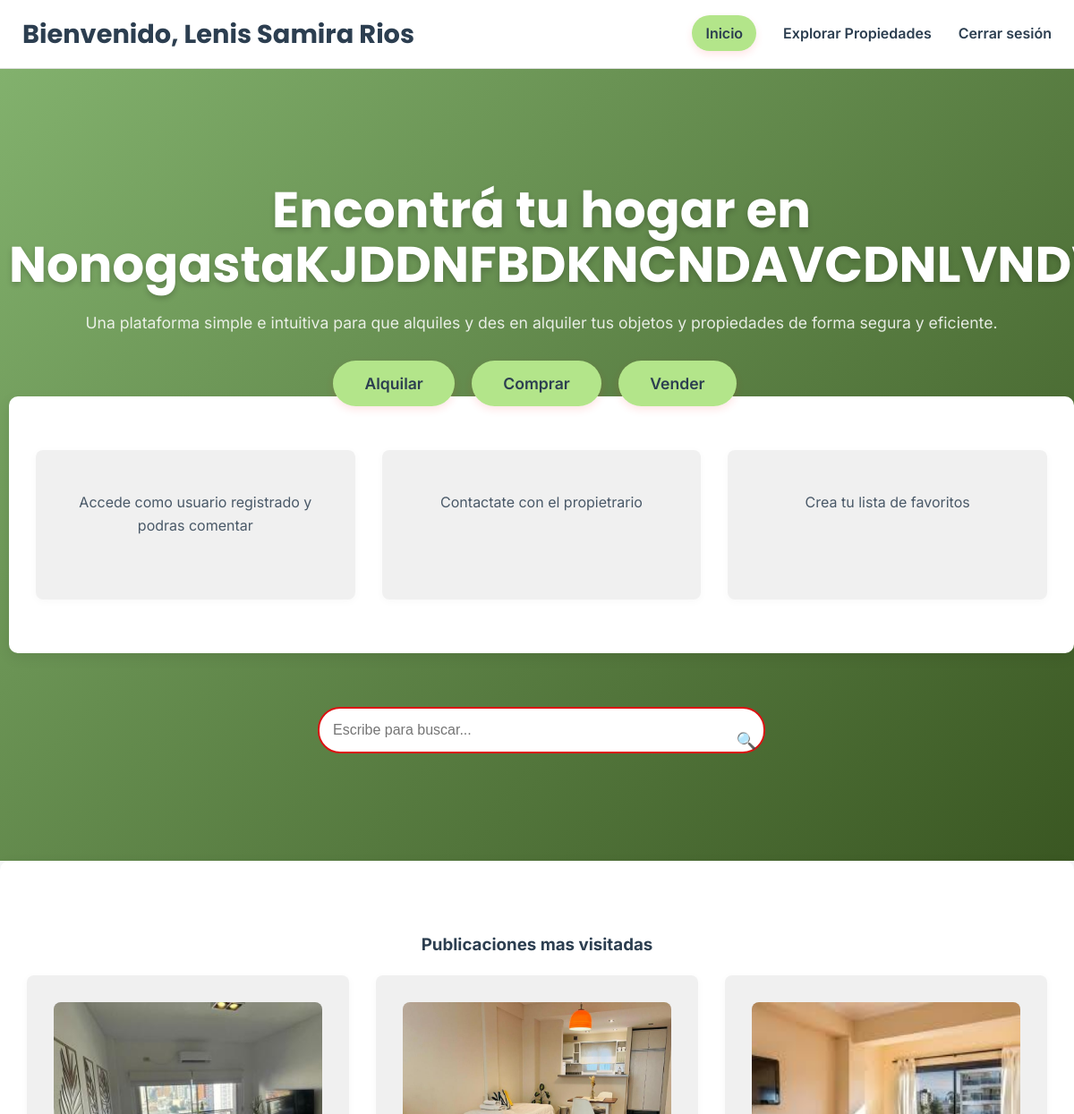
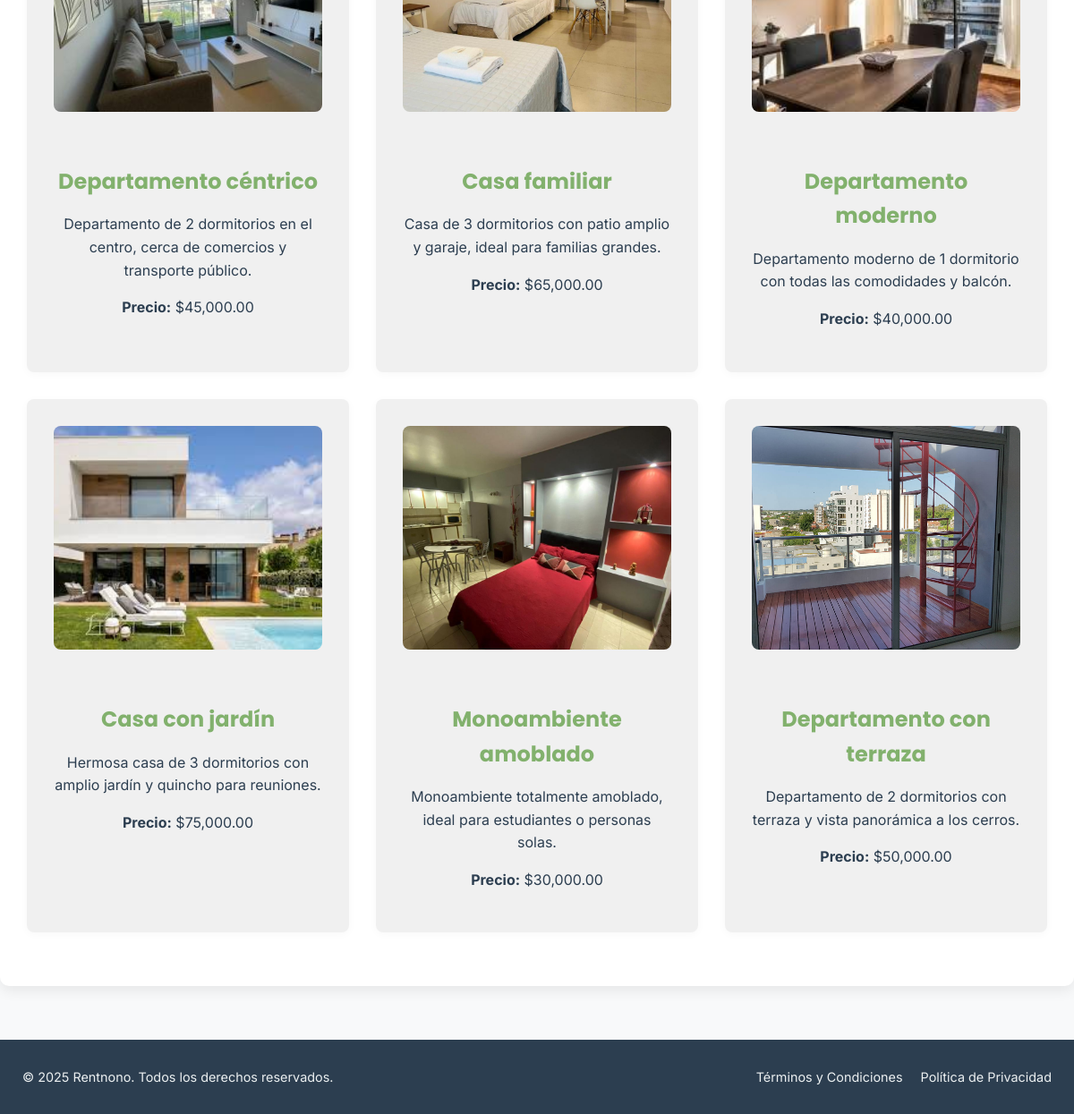
The app's page /RentNono/usuario_visitante/ixusuario.php (signed in) with its own data (2 pictures, top to bottom).
### tables this page shows
CREATE TABLE `propiedades` (
  `id` int(11) NOT NULL,
  `titulo` varchar(100) NOT NULL,
  `descripcion` text DEFAULT NULL,
  `precio` decimal(12,2) NOT NULL,
  `tipo` enum('casa','departamento','local comercial','terreno o lote','galpon','camping') NOT NULL,
  `operacion` enum('alquiler','venta') NOT NULL,
  `superficie` int(11) DEFAULT NULL,
  `ambientes` int(11) DEFAULT NULL,
  `dormitorios` int(11) DEFAULT NULL,
  `sanitarios` int(11) DEFAULT NULL,
  `garaje` tinyint(1) DEFAULT 0,
  `estado` enum('a estrenar','usado','en construcción') NOT NULL DEFAULT 'a estrenar',
  `ubicacion` varchar(255) DEFAULT NULL,
  `direccion` varchar(255) DEFAULT NULL,
  `disponibilidad` enum('disponible','reservado') DEFAULT 'disponible',
  `imagen` varchar(255) DEFAULT NULL,
  `fecha_publicacion` timestamp NOT NULL DEFAULT current_timestamp(),
  `id_usuario` int(11) DEFAULT NULL
);

### RentNono/database/publicaciones.php (called while the page is built, shortened)
<?php
include("conexion.php");
try {
    $sql = "SELECT * FROM propiedades WHERE 1=1";
    $params = [];
    $stmt = $conn->prepare($sql);
    $stmt->execute($params);
    $publicaciones = $stmt->fetchAll(PDO::FETCH_ASSOC);
} catch (PDOException $e) {
    error_log("Error al obtener publicaciones: " . $e->getMessage());
    $publicaciones = [];
}
?>

### RentNono/usuario_visitante/ixusuario.php (the view, shortened to what this page needs)
<?php
    include("../database/publicaciones.php");
?>
<!DOCTYPE html>
<html lang="es">
<head>
    <link rel="stylesheet" href="../estilos/estilo.css">
    <link rel="stylesheet" href="../estilos/publicaciones.css">
    <link rel="stylesheet" href="https://cdnjs.cloudflare.com/ajax/libs/font-awesome/6.5.0/css/all.min.css">
</head>
<body>
    <header class="main-header">
        <div class="container header-content">
            <h1 class="site-logo">
                <?php if(isset($_SESSION['nombre'])): ?>
                    <a href="ixusuario.php">Bienvenido, <?php echo htmlspecialchars($_SESSION['nombre']); ?></a>
                <?php else: ?>
                    <a href="ixusuario.php">RentNono</a>
                <?php endif; ?>
            </h1>
            <nav class="main-nav">
                <ul>
                    <li><b href="#" class="btn-primary-small" href="ixusuario.php">Inicio</b></li>
                    <li><a href="erusuario.php">Explorar Propiedades</a></li>
                    <?php if(isset($_SESSION['nombre'])): ?>
                        <li><a href="../database/logout.php">Cerrar sesión</a></li>
                    <?php else: ?>
                        <a id="abrirLogin" class="btn-iniciar-sesion">Iniciar sesión</a>
                    <?php endif; ?>
            </nav>
        </div>
    </header>
    <main>
        <section class="hero-section">
            <div class="hero-text-content">
                <h2>Encontrá tu hogar
                    en NonogastaKJDDNFBDKNCNDAVCDNLVNDVC</h2>
                <p>Una plataforma simple e intuitiva para que alquiles y des en alquiler tus objetos y propiedades de
                    forma segura y eficiente.</p>
                <a href="#" class="btn-primary-large">Alquilar</a>
                <a href="#" class="btn-primary-large">Comprar</a>
                <a href="#" class="btn-primary-large">Vender</a>
                <section class="features-section container">
                    <div class="features-grid">
                        <div class="feature-item">
                            <p>Accede como usuario registrado y podras comentar</p>
                        </div>
                        <div class="feature-item">
                            <p>Contactate con el propietrario</p>
                        </div>
                        <div class="feature-item">
                            <p>Crea tu lista de favoritos</p>
                        </div>
                    </div>
                </section>
            </div>
            <div class="search-box">
                <input list="opciones" type="text" id="buscar" placeholder="Escribe para buscar...">
                <button type="button" class="icon" id="btnBuscar">🔍</button>
            </div>
        </section>
        <section class="features-section container">
            <h3>Publicaciones mas visitadas</h3>
            <div class="features-grid">
                <?php if (count($publicaciones) > 0): ?>
                    <?php foreach ($publicaciones as $pub): ?>
                        <div class="feature-item">
                            <img src="../media/publicaciones/<?php echo htmlspecialchars($pub['imagen']); ?>" alt="Imagen de <?php echo htmlspecialchars($pub['titulo']); ?>">
                            <h4><?php echo htmlspecialchars($pub['titulo']); ?></h4>
                            <p><?php echo htmlspecialchars($pub['descripcion']); ?></p>
                            <p><strong>Precio:</strong> $<?php echo number_format($pub['precio'], 2); ?></p>
                        </div>
                    <?php endforeach; ?>
                <?php else: ?>
                    <p>No hay publicaciones disponibles.</p>
                <?php endif; ?>
            </div>
        </section>
    </main>
    <footer class="main-footer">
        <div class="container footer-content">
            <p>&copy; 2025 Rentnono. Todos los derechos reservados.</p>
            <ul class="footer-links">
                <li><a href="#">Términos y Condiciones</a></li>
                <li><a href="#">Política de Privacidad</a></li>
            </ul>
        </div>
    </footer>
</body>
</html>

### RentNono/estilos/estilo.css (style rules this page uses)
:root { --primary-color: #82b16d; --secondary-color: #b3e58a; --dark-text-color: #2c3e50; --light-text-color: #ecf0f1; --white-bg: #ffffff; --light-gray-bg: #f8f9fa; --border-color: #e0e0e0; --font-heading: 'Poppins', sans-serif; --font-body: 'Inter', sans-serif; }
.search-box { position: relative; width: 500px; margin: 40px auto; }
.search-box input { width: 100%; padding: 15px 40px 15px 15px; font-size: 16px; border: 2px solid #db1212; border-radius: 25px; outline: none; transition: all 0.3s ease; }
.search-box button.icon { position: absolute; right: 5px; top: 50%; transform: translateY(-50%); font-size: 18px; background: none; border: none; cursor: pointer; color: #555; padding: 5px; }
body { font-family: var(--font-body); margin: 0; line-height: 1.6; color: var(--dark-text-color); background-color: var(--light-gray-bg); -webkit-font-smoothing: antialiased; -moz-osx-font-smoothing: grayscale; }
*, *::before, *::after { box-sizing: border-box; }
a { text-decoration: none; color: var(--primary-color); transition: color 0.3s ease; }
.container { max-width: 1200px; margin: 0 auto; padding: 0 25px; }
.main-header { background-color: var(--white-bg); padding: 15px 0; border-bottom: 1px solid var(--border-color); box-shadow: 0 2px 10px rgba(0, 0, 0, 0.05); }
.header-content { display: flex; justify-content: space-between; align-items: center; }
.site-logo { margin: 0; font-size: 1.8em; font-family: var(--font-heading); font-weight: 700; }
.site-logo a { color: var(--dark-text-color); text-decoration: none; }
.main-nav ul { list-style: none; margin: 0; padding: 0; display: flex; align-items: center; }
.main-nav ul li { margin-left: 30px; }
.main-nav ul li a { color: var(--dark-text-color); font-weight: 600; position: relative; padding-bottom: 5px; }
.main-nav ul li a::after { content: ''; position: absolute; width: 0; height: 2px; background: var(--primary-color); left: 0; bottom: 0; transition: width 0.3s ease-out; }
.btn-primary-small, .btn-primary-large { background-color: var(--secondary-color); color: var(--dark-text-color); padding: 10px 15px; border-radius: 50px; font-weight: 600; box-shadow: 0 4px 10px rgba(252, 14, 14, 0.1); }
.btn-primary-large { padding: 15px 35px; font-size: 1.1em; margin-right: 15px; }
.hero-section { background: linear-gradient(135deg, var(--primary-color) 0%, #3a5722 100%); padding: 80px 0; padding-left: 10px; color: var(--white-bg); text-align: center; overflow: hidden; }
.hero-text-content h2 { font-family: var(--font-heading); font-size: 3.5em; margin-bottom: 20px; line-height: 1.1; text-shadow: 0 3px 6px rgba(0, 0, 0, 0.2); }
.hero-text-content p { font-size: 1.1em; margin-bottom: 40px; opacity: 0.85; }
.main-footer { background-color: var(--dark-text-color); color: var(--light-text-color); padding: 30px 0; text-align: center; font-size: 0.9em; }
.footer-content { display: flex; justify-content: space-between; align-items: center; flex-wrap: wrap; }
.footer-content p { margin: 0; }
.footer-links { list-style: none; margin: 0; padding: 0; display: flex; }
.footer-links li { margin-left: 20px; }
.footer-links li a { color: var(--light-text-color); transition: color 0.3s ease; }
button { margin-top: 12px; background: #ffc107; color: #333; border: none; padding: 10px 25px; border-radius: 6px; cursor: pointer; font-weight: bold; transition: background 0.3s ease; }

### RentNono/estilos/publicaciones.css (style rules this page uses)
.features-section { padding: 60px 30px; text-align: center; background-color: var(--white-bg); margin-bottom: 60px; border-radius: 10px; box-shadow: 0 5px 15px rgba(0, 0, 0, 0.08); }
.features-grid { display: grid; grid-template-columns: repeat(auto-fit, minmax(280px, 1fr)); gap: 30px; transition: opacity 0.4s ease; }
.feature-item { background-color: rgba(180, 179, 179, 0.2); padding: 30px; border-radius: 8px; box-shadow: 0 2px 10px rgba(0, 0, 0, 0.03); transition: transform 0.3s ease, box-shadow 0.3s ease; }
.feature-item img { width: 100%; height: 250px; object-fit: cover; border-radius: 8px; margin-bottom: 20px; }
.feature-item h4 { font-family: var(--font-heading); font-size: 1.5em; color: var(--primary-color); margin-bottom: 15px; }
.feature-item p { font-size: 1em; color: var(--dark-text-color); }

### records on screen
propiedades: imagen (picture), titulo "Departamento céntrico", descripcion "Departamento de 2 dormitorios en el centro, cerca de comercios y transporte público.", precio "45,000.00"
propiedades: imagen (picture), titulo "Casa familiar", descripcion "Casa de 3 dormitorios con patio amplio y garaje, ideal para familias grandes.", precio "65,000.00"
propiedades: imagen (picture), titulo "Departamento moderno", descripcion "Departamento moderno de 1 dormitorio con todas las comodidades y balcón.", precio "40,000.00"
propiedades: imagen (picture), titulo "Casa con jardín", descripcion "Hermosa casa de 3 dormitorios con amplio jardín y quincho para reuniones.", precio "75,000.00"
propiedades: imagen (picture), titulo "Monoambiente amoblado", descripcion "Monoambiente totalmente amoblado, ideal para estudiantes o personas solas.", precio "30,000.00"
propiedades: imagen (picture), titulo "Departamento con terraza", descripcion "Departamento de 2 dormitorios con terraza y vista panorámica a los cerros.", precio "50,000.00"

### other values on screen
$_SESSION['nombre'] "Lenis Samira Rios"
